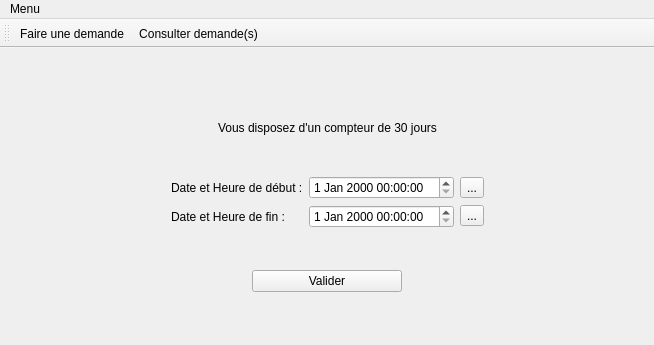
<?xml version="1.0" encoding="UTF-8"?>
<ui version="4.0">
 <class>FenEmploye</class>
 <widget class="QMainWindow" name="FenEmploye">
  <property name="geometry">
   <rect>
    <x>0</x>
    <y>0</y>
    <width>654</width>
    <height>345</height>
   </rect>
  </property>
  <property name="minimumSize">
   <size>
    <width>0</width>
    <height>0</height>
   </size>
  </property>
  <property name="windowTitle">
   <string>Gestion de congé</string>
  </property>
  <widget class="QWidget" name="centralwidget">
   <layout class="QVBoxLayout" name="verticalLayout_3">
    <item>
     <layout class="QVBoxLayout" name="verticalLayout">
      <item>
       <widget class="QStackedWidget" name="stackedWidget">
        <property name="currentIndex">
         <number>0</number>
        </property>
        <widget class="QWidget" name="page_1">
         <layout class="QVBoxLayout" name="verticalLayout_4">
          <item>
           <spacer name="verticalSpacer">
            <property name="orientation">
             <enum>Qt::Vertical</enum>
            </property>
            <property name="sizeHint" stdset="0">
             <size>
              <width>20</width>
              <height>40</height>
             </size>
            </property>
           </spacer>
          </item>
          <item>
           <layout class="QHBoxLayout" name="horizontalLayout_4">
            <item>
             <spacer name="horizontalSpacer_5">
              <property name="orientation">
               <enum>Qt::Horizontal</enum>
              </property>
              <property name="sizeHint" stdset="0">
               <size>
                <width>40</width>
                <height>20</height>
               </size>
              </property>
             </spacer>
            </item>
            <item>
             <layout class="QVBoxLayout" name="verticalLayout_7">
              <item>
               <widget class="QLabel" name="labelNom">
                <property name="text">
                 <string/>
                </property>
               </widget>
              </item>
              <item>
               <widget class="QLabel" name="labelCompteur">
                <property name="text">
                 <string>Vous disposez d'un compteur de 30 jours</string>
                </property>
               </widget>
              </item>
             </layout>
            </item>
            <item>
             <spacer name="horizontalSpacer_6">
              <property name="orientation">
               <enum>Qt::Horizontal</enum>
              </property>
              <property name="sizeHint" stdset="0">
               <size>
                <width>40</width>
                <height>20</height>
               </size>
              </property>
             </spacer>
            </item>
           </layout>
          </item>
          <item>
           <spacer name="verticalSpacer_2">
            <property name="orientation">
             <enum>Qt::Vertical</enum>
            </property>
            <property name="sizeHint" stdset="0">
             <size>
              <width>20</width>
              <height>40</height>
             </size>
            </property>
           </spacer>
          </item>
          <item>
           <layout class="QHBoxLayout" name="horizontalLayout_2">
            <item>
             <spacer name="horizontalSpacer_2">
              <property name="orientation">
               <enum>Qt::Horizontal</enum>
              </property>
              <property name="sizeHint" stdset="0">
               <size>
                <width>40</width>
                <height>20</height>
               </size>
              </property>
             </spacer>
            </item>
            <item>
             <layout class="QFormLayout" name="formLayout">
              <property name="fieldGrowthPolicy">
               <enum>QFormLayout::AllNonFixedFieldsGrow</enum>
              </property>
              <item row="0" column="0">
               <widget class="QLabel" name="dateEtHeureDeDButLabel">
                <property name="text">
                 <string>Date et Heure de début :</string>
                </property>
               </widget>
              </item>
              <item row="0" column="1">
               <widget class="QDateTimeEdit" name="dateEtHeureDeDButDateTimeEdit">
                <property name="maximumSize">
                 <size>
                  <width>150</width>
                  <height>16777215</height>
                 </size>
                </property>
               </widget>
              </item>
              <item row="1" column="0">
               <widget class="QLabel" name="dateEtHeureDeFinLabel">
                <property name="text">
                 <string>Date et Heure de fin :</string>
                </property>
               </widget>
              </item>
              <item row="1" column="1">
               <widget class="QDateTimeEdit" name="dateEtHeureDeFinDateTimeEdit">
                <property name="maximumSize">
                 <size>
                  <width>150</width>
                  <height>16777215</height>
                 </size>
                </property>
               </widget>
              </item>
             </layout>
            </item>
            <item>
             <layout class="QVBoxLayout" name="verticalLayout_2">
              <item>
               <widget class="QToolButton" name="calendrierDebut">
                <property name="text">
                 <string>...</string>
                </property>
               </widget>
              </item>
              <item>
               <widget class="QToolButton" name="calendrierFin">
                <property name="text">
                 <string>...</string>
                </property>
               </widget>
              </item>
             </layout>
            </item>
            <item>
             <spacer name="horizontalSpacer">
              <property name="orientation">
               <enum>Qt::Horizontal</enum>
              </property>
              <property name="sizeHint" stdset="0">
               <size>
                <width>40</width>
                <height>20</height>
               </size>
              </property>
             </spacer>
            </item>
           </layout>
          </item>
          <item>
           <spacer name="verticalSpacer_3">
            <property name="orientation">
             <enum>Qt::Vertical</enum>
            </property>
            <property name="sizeHint" stdset="0">
             <size>
              <width>20</width>
              <height>40</height>
             </size>
            </property>
           </spacer>
          </item>
          <item>
           <layout class="QHBoxLayout" name="horizontalLayout">
            <item>
             <widget class="QPushButton" name="buttonValider">
              <property name="maximumSize">
               <size>
                <width>150</width>
                <height>16777215</height>
               </size>
              </property>
              <property name="text">
               <string>Valider</string>
              </property>
             </widget>
            </item>
           </layout>
          </item>
          <item>
           <spacer name="verticalSpacer_4">
            <property name="orientation">
             <enum>Qt::Vertical</enum>
            </property>
            <property name="sizeHint" stdset="0">
             <size>
              <width>20</width>
              <height>40</height>
             </size>
            </property>
           </spacer>
          </item>
         </layout>
        </widget>
        <widget class="QWidget" name="page_5">
         <layout class="QVBoxLayout" name="verticalLayout_6">
          <item>
           <layout class="QVBoxLayout" name="verticalLayout_5">
            <item>
             <layout class="QHBoxLayout" name="horizontalLayout_3">
              <item>
               <spacer name="horizontalSpacer_3">
                <property name="orientation">
                 <enum>Qt::Horizontal</enum>
                </property>
                <property name="sizeHint" stdset="0">
                 <size>
                  <width>40</width>
                  <height>20</height>
                 </size>
                </property>
               </spacer>
              </item>
              <item>
               <widget class="QTableView" name="tableView">
                <property name="minimumSize">
                 <size>
                  <width>539</width>
                  <height>0</height>
                 </size>
                </property>
                <property name="alternatingRowColors">
                 <bool>true</bool>
                </property>
                <attribute name="horizontalHeaderDefaultSectionSize">
                 <number>130</number>
                </attribute>
               </widget>
              </item>
              <item>
               <spacer name="horizontalSpacer_4">
                <property name="orientation">
                 <enum>Qt::Horizontal</enum>
                </property>
                <property name="sizeHint" stdset="0">
                 <size>
                  <width>40</width>
                  <height>20</height>
                 </size>
                </property>
               </spacer>
              </item>
             </layout>
            </item>
           </layout>
          </item>
         </layout>
        </widget>
       </widget>
      </item>
     </layout>
    </item>
   </layout>
  </widget>
  <widget class="QMenuBar" name="menubar">
   <property name="geometry">
    <rect>
     <x>0</x>
     <y>0</y>
     <width>654</width>
     <height>25</height>
    </rect>
   </property>
   <widget class="QMenu" name="menuMenu">
    <property name="title">
     <string>Menu</string>
    </property>
    <addaction name="actionFaire_une_demande"/>
    <addaction name="actionConsulter_demande_s"/>
    <addaction name="actionDeconnection"/>
    <addaction name="actionQuitter"/>
   </widget>
   <addaction name="menuMenu"/>
  </widget>
  <widget class="QToolBar" name="toolBar">
   <property name="windowTitle">
    <string>toolBar</string>
   </property>
   <property name="toolButtonStyle">
    <enum>Qt::ToolButtonTextBesideIcon</enum>
   </property>
   <attribute name="toolBarArea">
    <enum>TopToolBarArea</enum>
   </attribute>
   <attribute name="toolBarBreak">
    <bool>false</bool>
   </attribute>
   <addaction name="actionFaire_une_demande"/>
   <addaction name="actionConsulter_demande_s"/>
  </widget>
  <action name="actionFaire_une_demande">
   <property name="icon">
    <iconset>
     <normaloff>PNG/Badge-plus.png</normaloff>PNG/Badge-plus.png</iconset>
   </property>
   <property name="text">
    <string>Faire une demande</string>
   </property>
  </action>
  <action name="actionConsulter_demande_s">
   <property name="icon">
    <iconset>
     <normaloff>PNG/Cabinet.png</normaloff>PNG/Cabinet.png</iconset>
   </property>
   <property name="text">
    <string>Consulter demande(s)</string>
   </property>
  </action>
  <action name="actionQuitter">
   <property name="text">
    <string>Quitter</string>
   </property>
  </action>
  <action name="actionDeconnection">
   <property name="icon">
    <iconset>
     <normaloff>PNG/Power.png</normaloff>PNG/Power.png</iconset>
   </property>
   <property name="text">
    <string>Déconnection</string>
   </property>
   <property name="toolTip">
    <string>Déconnection</string>
   </property>
  </action>
 </widget>
 <resources/>
 <connections/>
</ui>
